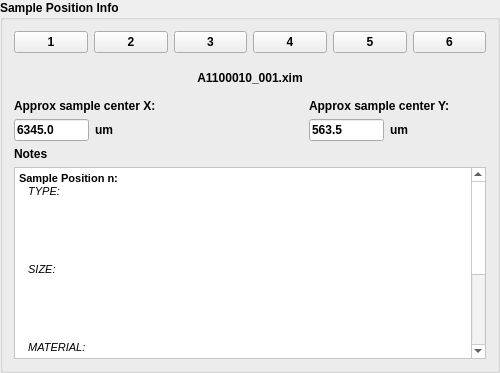
                 <widget class="QGroupBox" name="sampleInfoGrpBox">
                  <property name="enabled">
                   <bool>true</bool>
                  </property>
                  <property name="minimumSize">
                   <size>
                    <width>36</width>
                    <height>0</height>
                   </size>
                  </property>
                  <property name="maximumSize">
                   <size>
                    <width>500</width>
                    <height>16777215</height>
                   </size>
                  </property>
                  <property name="font">
                   <font>
                    <weight>75</weight>
                    <bold>true</bold>
                   </font>
                  </property>
                  <property name="title">
                   <string>Sample Position Info</string>
                  </property>
                  <layout class="QVBoxLayout" name="verticalLayout_26">
                   <item>
                    <layout class="QHBoxLayout" name="horizontalLayout_16">
                     <item>
                      <widget class="QPushButton" name="sesinfo_posBtn_1">
                       <property name="enabled">
                        <bool>true</bool>
                       </property>
                       <property name="text">
                        <string>1</string>
                       </property>
                      </widget>
                     </item>
                     <item>
                      <widget class="QPushButton" name="sesinfo_posBtn_2">
                       <property name="enabled">
                        <bool>true</bool>
                       </property>
                       <property name="text">
                        <string>2</string>
                       </property>
                      </widget>
                     </item>
                     <item>
                      <widget class="QPushButton" name="sesinfo_posBtn_3">
                       <property name="enabled">
                        <bool>true</bool>
                       </property>
                       <property name="text">
                        <string>3</string>
                       </property>
                      </widget>
                     </item>
                     <item>
                      <widget class="QPushButton" name="sesinfo_posBtn_4">
                       <property name="enabled">
                        <bool>true</bool>
                       </property>
                       <property name="text">
                        <string>4</string>
                       </property>
                      </widget>
                     </item>
                     <item>
                      <widget class="QPushButton" name="sesinfo_posBtn_5">
                       <property name="enabled">
                        <bool>true</bool>
                       </property>
                       <property name="text">
                        <string>5</string>
                       </property>
                      </widget>
                     </item>
                     <item>
                      <widget class="QPushButton" name="sesinfo_posBtn_6">
                       <property name="enabled">
                        <bool>true</bool>
                       </property>
                       <property name="text">
                        <string>6</string>
                       </property>
                      </widget>
                     </item>
                    </layout>
                   </item>
                   <item>
                    <layout class="QHBoxLayout" name="horizontalLayout_30">
                     <item>
                      <layout class="QVBoxLayout" name="verticalLayout_29">
                       <item>
                        <spacer name="verticalSpacer_9">
                         <property name="orientation">
                          <enum>Qt::Vertical</enum>
                         </property>
                         <property name="sizeHint" stdset="0">
                          <size>
                           <width>20</width>
                           <height>40</height>
                          </size>
                         </property>
                        </spacer>
                       </item>
                       <item>
                        <widget class="QLabel" name="label_104">
                         <property name="text">
                          <string>Approx sample center X:</string>
                         </property>
                        </widget>
                       </item>
                       <item>
                        <layout class="QHBoxLayout" name="horizontalLayout_31">
                         <item>
                          <widget class="QLineEdit" name="sesinfo_xcenterFld">
                           <property name="enabled">
                            <bool>true</bool>
                           </property>
                           <property name="maximumSize">
                            <size>
                             <width>75</width>
                             <height>16777215</height>
                            </size>
                           </property>
                           <property name="text">
                            <string>6345.0</string>
                           </property>
                          </widget>
                         </item>
                         <item>
                          <widget class="QLabel" name="label_105">
                           <property name="text">
                            <string>um</string>
                           </property>
                          </widget>
                         </item>
                        </layout>
                       </item>
                      </layout>
                     </item>
                     <item>
                      <spacer name="horizontalSpacer_14">
                       <property name="orientation">
                        <enum>Qt::Horizontal</enum>
                       </property>
                       <property name="sizeHint" stdset="0">
                        <size>
                         <width>40</width>
                         <height>20</height>
                        </size>
                       </property>
                      </spacer>
                     </item>
                     <item>
                      <layout class="QVBoxLayout" name="verticalLayout_30">
                       <item>
                        <widget class="QLabel" name="sesinfo_imgFnameLbl">
                         <property name="enabled">
                          <bool>true</bool>
                         </property>
                         <property name="font">
                          <font>
                           <weight>75</weight>
                           <bold>true</bold>
                          </font>
                         </property>
                         <property name="text">
                          <string>A1100010_001.xim</string>
                         </property>
                         <property name="textFormat">
                          <enum>Qt::PlainText</enum>
                         </property>
                         <property name="alignment">
                          <set>Qt::AlignCenter</set>
                         </property>
                        </widget>
                       </item>
                       <item>
                        <widget class="QLabel" name="sesinfo_imgLbl">
                         <property name="enabled">
                          <bool>true</bool>
                         </property>
                         <property name="text">
                          <string/>
                         </property>
                         <property name="pixmap">
                          <pixmap>../../../../../../../Users/bergr/.designer/data/a101207/A101207006.json.bmp</pixmap>
                         </property>
                        </widget>
                       </item>
                      </layout>
                     </item>
                     <item>
                      <layout class="QVBoxLayout" name="verticalLayout_31">
                       <item>
                        <spacer name="verticalSpacer_10">
                         <property name="orientation">
                          <enum>Qt::Vertical</enum>
                         </property>
                         <property name="sizeHint" stdset="0">
                          <size>
                           <width>20</width>
                           <height>40</height>
                          </size>
                         </property>
                        </spacer>
                       </item>
                       <item>
                        <widget class="QLabel" name="label_106">
                         <property name="text">
                          <string>Approx sample center Y:</string>
                         </property>
                        </widget>
                       </item>
                       <item>
                        <layout class="QHBoxLayout" name="horizontalLayout_32">
                         <item>
                          <widget class="QLineEdit" name="sesinfo_ycenterFld">
                           <property name="enabled">
                            <bool>true</bool>
                           </property>
                           <property name="maximumSize">
                            <size>
                             <width>75</width>
                             <height>16777215</height>
                            </size>
                           </property>
                           <property name="text">
                            <string>563.5</string>
                           </property>
                          </widget>
                         </item>
                         <item>
                          <widget class="QLabel" name="label_107">
                           <property name="text">
                            <string>um</string>
                           </property>
                          </widget>
                         </item>
                        </layout>
                       </item>
                      </layout>
                     </item>
                     <item>
                      <spacer name="horizontalSpacer_15">
                       <property name="orientation">
                        <enum>Qt::Horizontal</enum>
                       </property>
                       <property name="sizeHint" stdset="0">
                        <size>
                         <width>40</width>
                         <height>20</height>
                        </size>
                       </property>
                      </spacer>
                     </item>
                    </layout>
                   </item>
                   <item>
                    <layout class="QVBoxLayout" name="verticalLayout_32">
                     <item>
                      <widget class="QLabel" name="label_108">
                       <property name="font">
                        <font>
                         <weight>75</weight>
                         <bold>true</bold>
                        </font>
                       </property>
                       <property name="text">
                        <string>Notes</string>
                       </property>
                      </widget>
                     </item>
                     <item>
                      <widget class="QTextEdit" name="sesinfo_notesEdtFld">
                       <property name="enabled">
                        <bool>true</bool>
                       </property>
                       <property name="minimumSize">
                        <size>
                         <width>0</width>
                         <height>100</height>
                        </size>
                       </property>
                       <property name="palette">
                        <palette>
                         <active>
                          <colorrole role="Button">
                           <brush brushstyle="SolidPattern">
                            <color alpha="255">
                             <red>255</red>
                             <green>255</green>
                             <blue>255</blue>
                            </color>
                           </brush>
                          </colorrole>
                          <colorrole role="Base">
                           <brush brushstyle="SolidPattern">
                            <color alpha="255">
                             <red>255</red>
                             <green>255</green>
                             <blue>255</blue>
                            </color>
                           </brush>
                          </colorrole>
                          <colorrole role="Window">
                           <brush brushstyle="SolidPattern">
                            <color alpha="255">
                             <red>255</red>
                             <green>255</green>
                             <blue>255</blue>
                            </color>
                           </brush>
                          </colorrole>
                         </active>
                         <inactive>
                          <colorrole role="Button">
                           <brush brushstyle="SolidPattern">
                            <color alpha="255">
                             <red>255</red>
                             <green>255</green>
                             <blue>255</blue>
                            </color>
                           </brush>
                          </colorrole>
                          <colorrole role="Base">
                           <brush brushstyle="SolidPattern">
                            <color alpha="255">
                             <red>255</red>
                             <green>255</green>
                             <blue>255</blue>
                            </color>
                           </brush>
                          </colorrole>
                          <colorrole role="Window">
                           <brush brushstyle="SolidPattern">
                            <color alpha="255">
                             <red>255</red>
                             <green>255</green>
                             <blue>255</blue>
                            </color>
                           </brush>
                          </colorrole>
                         </inactive>
                         <disabled>
                          <colorrole role="Button">
                           <brush brushstyle="SolidPattern">
                            <color alpha="255">
                             <red>255</red>
                             <green>255</green>
                             <blue>255</blue>
                            </color>
                           </brush>
                          </colorrole>
                          <colorrole role="Base">
                           <brush brushstyle="SolidPattern">
                            <color alpha="255">
                             <red>255</red>
                             <green>255</green>
                             <blue>255</blue>
                            </color>
                           </brush>
                          </colorrole>
                          <colorrole role="Window">
                           <brush brushstyle="SolidPattern">
                            <color alpha="255">
                             <red>255</red>
                             <green>255</green>
                             <blue>255</blue>
                            </color>
                           </brush>
                          </colorrole>
                         </disabled>
                        </palette>
                       </property>
                       <property name="verticalScrollBarPolicy">
                        <enum>Qt::ScrollBarAlwaysOn</enum>
                       </property>
                       <property name="html">
                        <string>&lt;!DOCTYPE HTML PUBLIC &quot;-//W3C//DTD HTML 4.0//EN&quot; &quot;http://www.w3.org/TR/REC-html40/strict.dtd&quot;&gt;
&lt;html&gt;&lt;head&gt;&lt;meta name=&quot;qrichtext&quot; content=&quot;1&quot; /&gt;&lt;style type=&quot;text/css&quot;&gt;
p, li { white-space: pre-wrap; }
&lt;/style&gt;&lt;/head&gt;&lt;body style=&quot; font-family:'MS Shell Dlg 2'; font-size:7.8pt; font-weight:400; font-style:normal;&quot;&gt;
&lt;p style=&quot; margin-top:0px; margin-bottom:0px; margin-left:0px; margin-right:0px; -qt-block-indent:0; text-indent:0px;&quot;&gt;&lt;span style=&quot; font-size:8pt; font-weight:600;&quot;&gt;Sample Position n:&lt;/span&gt;&lt;/p&gt;
&lt;p style=&quot; margin-top:0px; margin-bottom:0px; margin-left:0px; margin-right:0px; -qt-block-indent:0; text-indent:0px;&quot;&gt;&lt;span style=&quot; font-size:8pt;&quot;&gt;   &lt;/span&gt;&lt;span style=&quot; font-size:8pt; font-style:italic;&quot;&gt;TYPE:&lt;/span&gt;&lt;/p&gt;
&lt;p style=&quot;-qt-paragraph-type:empty; margin-top:0px; margin-bottom:0px; margin-left:0px; margin-right:0px; -qt-block-indent:0; text-indent:0px; font-size:8pt; font-style:italic;&quot;&gt;&lt;br /&gt;&lt;/p&gt;
&lt;p style=&quot; margin-top:0px; margin-bottom:0px; margin-left:0px; margin-right:0px; -qt-block-indent:0; text-indent:0px;&quot;&gt;&lt;span style=&quot; font-size:8pt; font-style:italic;&quot;&gt;&lt;br /&gt;&lt;/span&gt;&lt;/p&gt;
&lt;p style=&quot; margin-top:0px; margin-bottom:0px; margin-left:0px; margin-right:0px; -qt-block-indent:0; text-indent:0px;&quot;&gt;&lt;span style=&quot; font-size:8pt; font-style:italic;&quot;&gt;&lt;br /&gt;&lt;/span&gt;&lt;/p&gt;
&lt;p style=&quot; margin-top:0px; margin-bottom:0px; margin-left:0px; margin-right:0px; -qt-block-indent:0; text-indent:0px;&quot;&gt;&lt;span style=&quot; font-size:8pt; font-style:italic;&quot;&gt;   SIZE:&lt;/span&gt;&lt;/p&gt;
&lt;p style=&quot;-qt-paragraph-type:empty; margin-top:0px; margin-bottom:0px; margin-left:0px; margin-right:0px; -qt-block-indent:0; text-indent:0px; font-size:8pt; font-style:italic;&quot;&gt;&lt;br /&gt;&lt;/p&gt;
&lt;p style=&quot; margin-top:0px; margin-bottom:0px; margin-left:0px; margin-right:0px; -qt-block-indent:0; text-indent:0px;&quot;&gt;&lt;span style=&quot; font-size:8pt; font-style:italic;&quot;&gt;&lt;br /&gt;&lt;/span&gt;&lt;/p&gt;
&lt;p style=&quot; margin-top:0px; margin-bottom:0px; margin-left:0px; margin-right:0px; -qt-block-indent:0; text-indent:0px;&quot;&gt;&lt;span style=&quot; font-size:8pt; font-style:italic;&quot;&gt;&lt;br /&gt;&lt;/span&gt;&lt;/p&gt;
&lt;p style=&quot; margin-top:0px; margin-bottom:0px; margin-left:0px; margin-right:0px; -qt-block-indent:0; text-indent:0px;&quot;&gt;&lt;span style=&quot; font-size:8pt; font-style:italic;&quot;&gt;   MATERIAL:&lt;/span&gt;&lt;/p&gt;
&lt;p style=&quot;-qt-paragraph-type:empty; margin-top:0px; margin-bottom:0px; margin-left:0px; margin-right:0px; -qt-block-indent:0; text-indent:0px; font-size:8pt; font-style:italic;&quot;&gt;&lt;br /&gt;&lt;/p&gt;
&lt;p style=&quot; margin-top:0px; margin-bottom:0px; margin-left:0px; margin-right:0px; -qt-block-indent:0; text-indent:0px;&quot;&gt;&lt;span style=&quot; font-size:8pt; font-style:italic;&quot;&gt;&lt;br /&gt;&lt;/span&gt;&lt;/p&gt;
&lt;p style=&quot; margin-top:0px; margin-bottom:0px; margin-left:0px; margin-right:0px; -qt-block-indent:0; text-indent:0px;&quot;&gt;&lt;span style=&quot; font-size:8pt; font-style:italic;&quot;&gt;&lt;br /&gt;&lt;/span&gt;&lt;/p&gt;
&lt;p style=&quot; margin-top:0px; margin-bottom:0px; margin-left:0px; margin-right:0px; -qt-block-indent:0; text-indent:0px;&quot;&gt;&lt;span style=&quot; font-size:8pt; font-style:italic;&quot;&gt;   RELEVANT ENERGIES:&lt;/span&gt;&lt;/p&gt;
&lt;p style=&quot;-qt-paragraph-type:empty; margin-top:0px; margin-bottom:0px; margin-left:0px; margin-right:0px; -qt-block-indent:0; text-indent:0px; font-size:8pt;&quot;&gt;&lt;br /&gt;&lt;/p&gt;
&lt;p style=&quot; margin-top:0px; margin-bottom:0px; margin-left:0px; margin-right:0px; -qt-block-indent:0; text-indent:0px;&quot;&gt;&lt;span style=&quot; font-size:8pt;&quot;&gt;&lt;br /&gt;&lt;/span&gt;&lt;/p&gt;
&lt;p style=&quot; margin-top:0px; margin-bottom:0px; margin-left:0px; margin-right:0px; -qt-block-indent:0; text-indent:0px;&quot;&gt;&lt;span style=&quot; font-size:8pt;&quot;&gt;&lt;br /&gt;&lt;/span&gt;&lt;/p&gt;&lt;/body&gt;&lt;/html&gt;</string>
                       </property>
                      </widget>
                     </item>
                    </layout>
                   </item>
                  </layout>
                 </widget>
